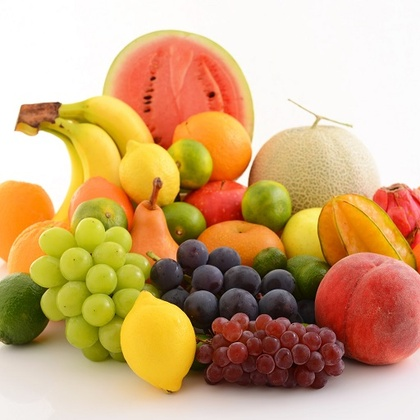
%> input picture f.jpg, 420 x 420 px, shrunk from 512 x 512 before the run
$ octave FireflyImageSegmentation.m   (GNU Octave 9; MATLAB toolbox functions it lacks are replaced by stand-ins)
%> lines starting %> are read from the running program, lines starting %| are printed output that depends on the picture
### ClusterCost.m
function [z, out] = ClusterCost(m, X)
% Calculate Distance Matrix
d = pdist2(X, m);
% Assign Clusters and Find Closest Distances
[dmin, ind] = min(d, [], 2);
% Sum of Within-Cluster Distance
WCD = sum(dmin);
z=WCD;
out.d=d;
out.dmin=dmin;
out.ind=ind;
out.WCD=WCD;
end

### FireflyImageSegmentation.m
%% Firefly Algorithm (FA) Image Segmentation Using Clustering
clear;
clc;
warning('off');
% Loading
img=imread('f.jpg');
%> img is the input picture: size 420x420x3 uint8; mean R, G, B 206.3, 169, 123.1
img=im2double(img);
%> img: size 420x420x3 double
gray=rgb2gray(img);
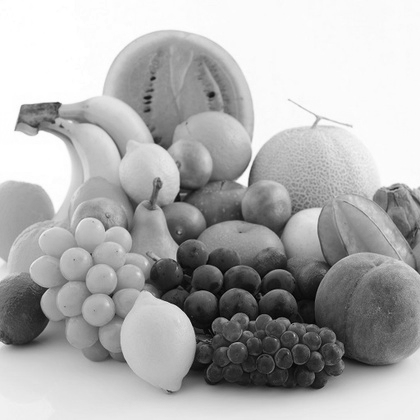
%> gray: size 420x420 double; min 0.00944, max 1, mean 0.686
gray=imadjust(gray);
% Reshaping image to vector
X=gray(:);

%% Starting FA Clustering
k = 6; % Number of clusters

%---------------------------------------------------
CostFunction=@(m) ClusterCost(m, X);     % Cost Function
VarSize=[k size(X,2)];           % Decision Variables Matrix Size
%> VarSize = [6 1]
nVar=prod(VarSize);              % Number of Decision Variables
%> nVar = 6
VarMin= repmat(min(X),k,1);      % Lower Bound of Variables
%> VarMin = [0; 0; 0; 0; 0; 0]
VarMax= repmat(max(X),k,1);      % Upper Bound of Variables
%> VarMax = [1; 1; 1; 1; 1; 1]

% Firefly Algorithm Parameters
MaxIt = 100;         % Maximum Number of Iterations
nPop = 10;            % Number of Fireflies (Swarm Size)
gamma = 1;            % Light Absorption Coefficient
beta0 = 2;            % Attraction Coefficient Base Value
alpha = 0.2;          % Mutation Coefficient
alpha_damp = 0.98;    % Mutation Coefficient Damping Ratio
delta = 0.05*(VarMax-VarMin);     % Uniform Mutation Range
%> delta = [0.05; 0.05; 0.05; 0.05; 0.05; 0.05]
m = 2;
if isscalar(VarMin) && isscalar(VarMax)
dmax = (VarMax-VarMin)*sqrt(nVar);
else
dmax = norm(VarMax-VarMin);
%> dmax = 2.45
end

% Start
% Empty Firefly Structure
firefly.Position = [];
firefly.Cost = [];
firefly.Out = [];
% Initialize Population Array
pop = repmat(firefly, nPop, 1);
% Initialize Best Solution Ever Found
BestSol.Cost = inf;
% Create Initial Fireflies
for i = 1:nPop
pop(i).Position = unifrnd(VarMin, VarMax, VarSize);
[pop(i).Cost, pop(i).Out] = CostFunction(pop(i).Position);
if pop(i).Cost <= BestSol.Cost
BestSol = pop(i);
end
end
%> this loop made 10 passes
%> BestSol on pass 3: {Position [0.282 0.756 0.618 0.251 0.91 0.983], Cost 8901.4}
%> after the loop, pop = 10 items; first 5, Cost: 14619.9, 11742.1, 8901.4, 14495.1, 9454.1
%> the run ends on the next line
